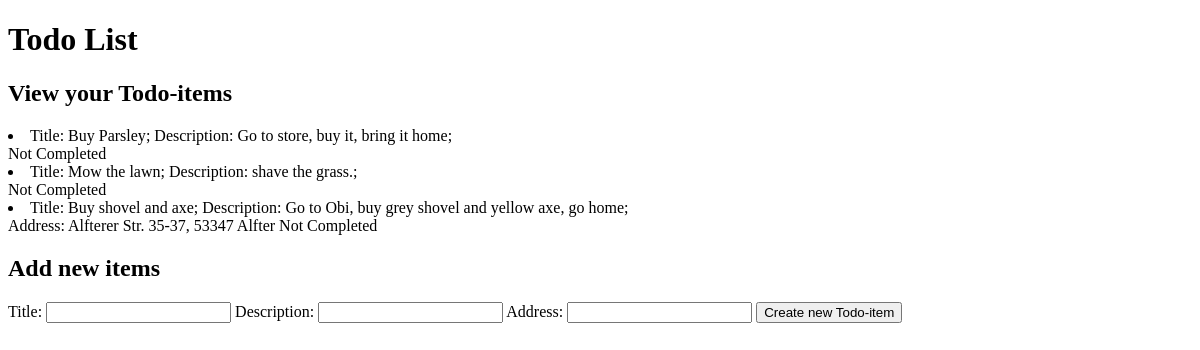
The app's page /todos, older data.
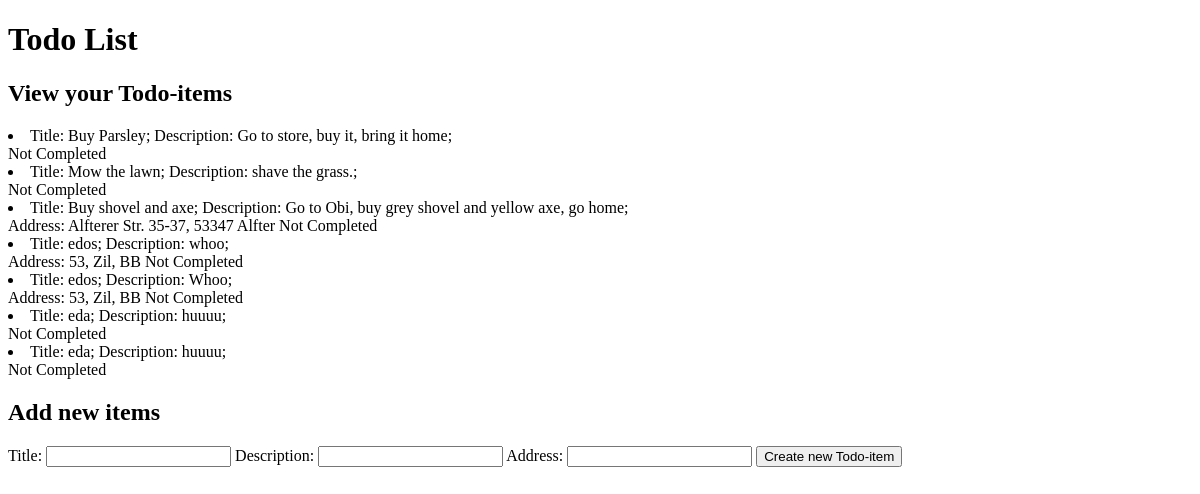
The same page, newer data.
### Todos/models.py (models this page shows)
class ToDoItem(models.Model):
    title = models.CharField(max_length=100, default="New ToDo-Item")
    description = models.CharField(max_length=500)
    address = models.CharField(max_length=500, null=True)
    checked = models.BooleanField(default=False)

### Todos/views.py (the view)
# urls.py: path('', views.display_todos)
@csrf_exempt
def display_todos(req):
    if req.method == 'POST':
        try: new_item = ToDoItem.objects.create(title=req.POST['title'], description=req.POST['description'], address=req.POST['address'])
        except: print("Could not add item to db")
    todo_list = list(ToDoItem.objects.all().values())
    return render(req, 'todos.html', {'todo_list': todo_list})

### Todos/templates/todos.html (shortened to what this page needs)
<!DOCTYPE html>
<html>
    <head>
    </head>
    <body>
        <h1>Todo List</h1>
        <div id="todos">
            <h2>View your Todo-items</h2>
            {% for item in todo_list %}
                <li>Title: {{ item.title }}; Description: {{item.description}}; </li>
                {% if item.address %}
                    Address: {{item.address}}
                {% endif %}
                {% if item.checked %}
                    Completed
                {% else %}
                    Not Completed
                {% endif %}
            {% endfor %}
        </div>
        <div id="new_items">
            <h2>Add new items</h2>
            <form method="POST">
                <label for="title">Title: </label>
                <input type="text" id="title" name="title" required>
                <label for="description">Description: </label>
                <input type="text" id="description" name="description" required>
                <label for="address">Address: </label>
                <input type="text" id="address" name="address">
                <input type="submit" value="Create new Todo-item">
            </form>
        </div>
    </body>
</html>

Row changes from the older to the newer data that the page shows:
added ToDoItem: title "edos", description "whoo", address "53, Zil, BB", checked "Not Completed"
added ToDoItem: title "edos", description "Whoo", address "53, Zil, BB", checked "Not Completed"
added ToDoItem: title "eda", description "huuuu", checked "Not Completed"
added ToDoItem: title "eda", description "huuuu", checked "Not Completed"
